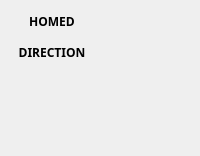
      <widget class="QWidget" name="tab_0">
       <attribute name="title">
        <string>DRO</string>
       </attribute>
       <layout class="QHBoxLayout" name="horizontalLayout_4">
        <property name="spacing">
         <number>14</number>
        </property>
        <property name="topMargin">
         <number>0</number>
        </property>
        <item>
         <layout class="QGridLayout" name="gridLayout">
          <property name="topMargin">
           <number>13</number>
          </property>
          <item row="0" column="1">
           <layout class="QGridLayout" name="gridLayout_2">
            <item row="0" column="1">
             <widget class="StatusLED" name="statusled_2">
              <property name="rules" stdset="0">
               <string>[{&quot;channels&quot;: [{&quot;url&quot;: &quot;status:all_axes_homed&quot;, &quot;trigger&quot;: true}], &quot;property&quot;: &quot;On&quot;, &quot;expression&quot;: &quot;ch[0]&quot;, &quot;name&quot;: &quot;Homed&quot;}]</string>
              </property>
             </widget>
            </item>
            <item row="1" column="0">
             <widget class="QLabel" name="label_9">
              <property name="font">
               <font>
                <family>Sans</family>
                <weight>75</weight>
                <italic>false</italic>
                <bold>true</bold>
               </font>
              </property>
              <property name="text">
               <string>DIRECTION</string>
              </property>
              <property name="alignment">
               <set>Qt::AlignCenter</set>
              </property>
             </widget>
            </item>
            <item row="1" column="1">
             <widget class="HalLedIndicator" name="direction_indicator">
              <property name="state">
               <bool>false</bool>
              </property>
              <property name="pinBaseName" stdset="0">
               <string/>
              </property>
             </widget>
            </item>
            <item row="3" column="0">
             <widget class="DROLabel" name="drolabel_2">
              <property name="referenceType" stdset="0">
               <number>1</number>
              </property>
              <property name="axisNumber" stdset="0">
               <number>1</number>
              </property>
              <property name="inchFormat" stdset="0">
               <string>%9.4f</string>
              </property>
              <property name="millimeterFormat" stdset="0">
               <string>%10.3f</string>
              </property>
              <property name="degreeFormat" stdset="0">
               <string>%10.2f</string>
              </property>
              <property name="latheMode" stdset="0">
               <number>0</number>
              </property>
             </widget>
            </item>
            <item row="2" column="1">
             <widget class="StatusLED" name="statusled">
              <property name="state">
               <bool>false</bool>
              </property>
              <property name="rules" stdset="0">
               <string>[{&quot;channels&quot;: [{&quot;url&quot;: &quot;status:joint.0.velocity&quot;, &quot;trigger&quot;: true}], &quot;property&quot;: &quot;On&quot;, &quot;expression&quot;: &quot;bool(ch[0])&quot;, &quot;name&quot;: &quot;Motion&quot;}]</string>
              </property>
             </widget>
            </item>
            <item row="0" column="0">
             <widget class="QLabel" name="label_6">
              <property name="font">
               <font>
                <family>Sans</family>
                <weight>75</weight>
                <italic>false</italic>
                <bold>true</bold>
               </font>
              </property>
              <property name="text">
               <string>HOMED</string>
              </property>
              <property name="alignment">
               <set>Qt::AlignCenter</set>
              </property>
             </widget>
            </item>
            <item row="2" column="0">
             <widget class="DROLabel" name="drolabel">
              <property name="referenceType" stdset="0">
               <number>1</number>
              </property>
              <property name="axisNumber" stdset="0">
               <number>0</number>
              </property>
              <property name="inchFormat" stdset="0">
               <string>%9.4f</string>
              </property>
              <property name="millimeterFormat" stdset="0">
               <string>%10.3f</string>
              </property>
              <property name="degreeFormat" stdset="0">
               <string>%10.2f</string>
              </property>
              <property name="latheMode" stdset="0">
               <number>0</number>
              </property>
             </widget>
            </item>
            <item row="4" column="0">
             <widget class="DROLabel" name="drolabel_3">
              <property name="referenceType" stdset="0">
               <number>1</number>
              </property>
              <property name="axisNumber" stdset="0">
               <number>2</number>
              </property>
              <property name="inchFormat" stdset="0">
               <string>%9.4f</string>
              </property>
              <property name="millimeterFormat" stdset="0">
               <string>%10.3f</string>
              </property>
              <property name="degreeFormat" stdset="0">
               <string>%10.2f</string>
              </property>
              <property name="latheMode" stdset="0">
               <number>0</number>
              </property>
             </widget>
            </item>
            <item row="4" column="1">
             <widget class="StatusLED" name="statusled_6">
              <property name="rules" stdset="0">
               <string>[{&quot;channels&quot;: [{&quot;url&quot;: &quot;status:joint.2.velocity&quot;, &quot;trigger&quot;: true}], &quot;property&quot;: &quot;On&quot;, &quot;expression&quot;: &quot;bool(ch[0])&quot;, &quot;name&quot;: &quot;Motion&quot;}]</string>
              </property>
             </widget>
            </item>
            <item row="3" column="1">
             <widget class="StatusLED" name="statusled_7">
              <property name="rules" stdset="0">
               <string>[{&quot;channels&quot;: [{&quot;url&quot;: &quot;status:joint.1.velocity&quot;, &quot;trigger&quot;: true}], &quot;property&quot;: &quot;On&quot;, &quot;expression&quot;: &quot;bool(ch[0])&quot;, &quot;name&quot;: &quot;Motion&quot;}]</string>
              </property>
             </widget>
            </item>
           </layout>
          </item>
         </layout>
        </item>
       </layout>
      </widget>
